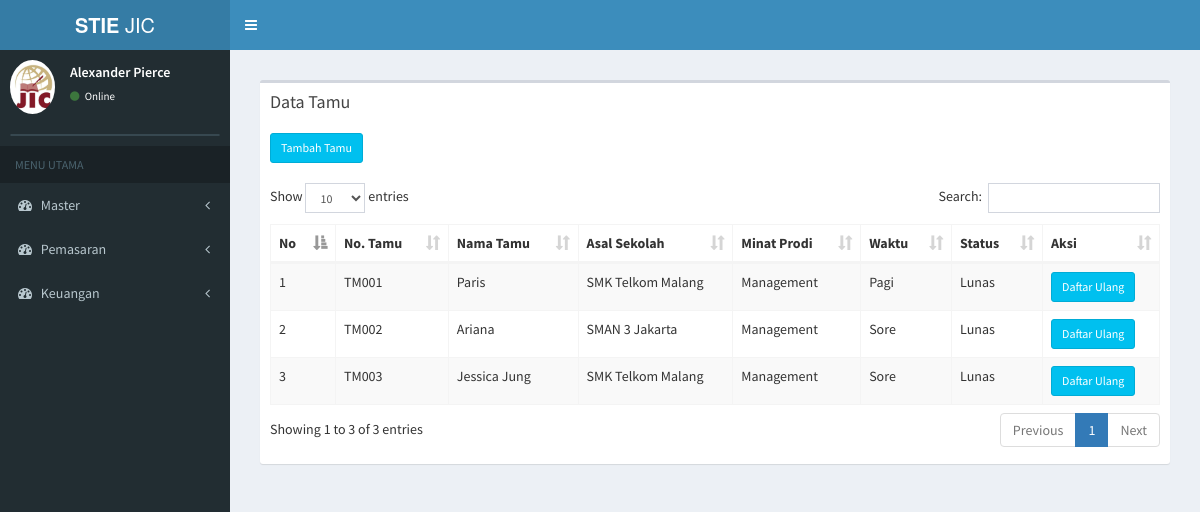
/index.php/tamu, run on the app's committed database.
### tables this page shows
CREATE TABLE `tb_pendaftaran` (
  `id_pendaftaran` varchar(6) NOT NULL,
  `tanggal_pendaftaran` date NOT NULL,
  `nama_pendaftar` varchar(50) NOT NULL,
  `jk_pendaftar` varchar(20) NOT NULL,
  `id_sekolah2` varchar(6) NOT NULL,
  `jurusan` varchar(20) NOT NULL,
  `alamat` varchar(100) NOT NULL,
  `email` varchar(30) NOT NULL,
  `no_telp` varchar(15) NOT NULL,
  `waktu` varchar(10) NOT NULL,
  `status_bayar` varchar(20) NOT NULL,
  `id_prodi2` varchar(6) NOT NULL,
  `sumber` varchar(30) NOT NULL,
  `ibu_kandung` varchar(30) NOT NULL,
  `bukti_transfer` text NOT NULL,
  `agama` varchar(10) NOT NULL,
  `id_du2` varchar(6) NOT NULL
);

CREATE TABLE `tb_sekolah` (
  `id_sekolah` varchar(6) NOT NULL,
  `nama_sekolah` varchar(30) NOT NULL,
  `alamat_sekolah` text NOT NULL,
  `jenis_sekolah` varchar(6) NOT NULL
);

CREATE TABLE `tb_prodi` (
  `id_prodi` varchar(6) NOT NULL,
  `nama_prodi` varchar(20) NOT NULL,
  `ketua_prodi` varchar(50) NOT NULL
);

### application/controllers/tamu.php (called while the page is built, shortened)
<?php
class Tamu extends CI_Controller {
	public function __construct()
	{
		$this->load->model('tamu_model');
		$this->load->model('daftar_ulang_model');
	}
	public function index(){
				$data['tamu'] = $this->tamu_model->data_tamu();
				$data['main_view'] = 'Tamu/data_tamu_view';
				$this->load->view('template', $data);
	}
}

### index.php (called while the page is built, shortened)
<?php
require_once BASEPATH.'core/CodeIgniter.php';

### application/models/tamu_model.php (called while the page is built, shortened)
<?php
class Tamu_model extends CI_Model {
	public function data_tamu(){
		$this->db->select('*');
		 $this->db->from('tb_pendaftaran');
     $this->db->join('tb_sekolah','tb_sekolah.id_sekolah=tb_pendaftaran.id_sekolah2');
		 $this->db->join('tb_prodi','tb_prodi.id_prodi=tb_pendaftaran.id_prodi2');
		 $query = $this->db->get();
		 return $query->result();
	}
}

### application/views/Tamu/data_tamu_view.php (the view, shortened to what this page needs)
<section class="content">
      <div class="row">
        <div class="col-xs-12">
          <div class="box">
            <div class="box-header">
              <h3 class="box-title">Data Tamu</h3>
            </div>
            <div class="box-body">
              <table id="example1" class="table table-bordered table-striped">
                 <a href="<?php echo base_url() ?>tamu/page_tambah_tamu" class="btn btn-info btn-sm" > Tambah Tamu</a> <br> <br>
                <thead>
                <tr>
                  <th>No</th>
                  <th>No. Tamu</th>
                  <th>Nama Tamu</th>
                  <th>Asal Sekolah</th>
                  <th>Minat Prodi</th>
                  <th>Waktu</th>
                  <th>Status</th>
                  <th>Aksi</th>
                </tr>
                </thead>
                <tbody>
                <?php
                $no = 0;
                foreach ($tamu as $data) {
                  if ($data->status_bayar == 'Belum bayar') {
                  echo '
                <tr>
                  <td>'.++$no.'</td>
                  <td>'.$data->id_pendaftaran.'
                  </td>
                  <td>'.$data->nama_pendaftar.'</td>
                  <td>'.$data->nama_sekolah.'</td>
                  <td>'.$data->nama_prodi.'</td>
                  <td>'.$data->waktu.'</td>
                  <td>'.$data->status_bayar.'</td>
                  <td>
                     <a href="'.base_url('index.php/tamu/hapus_tamu/'.$data->id_pendaftaran).'" class="btn btn-danger btn-sm">Hapus</a>
                     <a href="'.base_url('index.php/tamu/page_upload/'.$data->id_pendaftaran).'" class="btn btn-info btn-sm">Upload</a>
                  </td>
                </tr>
                ';
              } else if ($data->status_bayar == 'Lunas') {
                if ($data->waktu == 'Pagi') {
                  echo '
                <tr>
                  <td>'.++$no.'</td>
                  <td>'.$data->id_pendaftaran.'
                  </td>
                  <td>'.$data->nama_pendaftar.'</td>
                  <td>'.$data->nama_sekolah.'</td>
                  <td>'.$data->nama_prodi.'</td>
                  <td>'.$data->waktu.'</td>
                  <td>'.$data->status_bayar.'</td>
                  <td>
                  <a href="'.base_url('index.php/daftar_ulang/page_du_pagi/'.$data->id_pendaftaran).'" class="btn btn-info btn-sm">Daftar Ulang</a>
                  </td>
                </tr>
                ';
                }
                else {
                   echo '
                <tr>
                  <td>'.++$no.'</td>
                  <td>'.$data->id_pendaftaran.'
                  </td>
                  <td>'.$data->nama_pendaftar.'</td>
                  <td>'.$data->nama_sekolah.'</td>
                  <td>'.$data->nama_prodi.'</td>
                  <td>'.$data->waktu.'</td>
                  <td>'.$data->status_bayar.'</td>
                  <td>
                      <a href="'.base_url('index.php/daftar_ulang/page_du_sore/'.$data->id_pendaftaran).'" class="btn btn-info btn-sm">Daftar Ulang</a>
                  </td>
                </tr>
                ';
                }
              ?>
              <?php
            }
            }
            ?>
                </tbody>
              </table>
            </div>
          </div>
        </div>
      </div>
    </section>

### data on the page
tb_pendaftaran: id_pendaftaran "TM001", nama_pendaftar "Paris", tb_sekolah.nama_sekolah "SMK Telkom Malang", tb_prodi.nama_prodi "Management", waktu "Pagi", status_bayar "Lunas"
tb_pendaftaran: id_pendaftaran "TM002", nama_pendaftar "Ariana", tb_sekolah.nama_sekolah "SMAN 3 Jakarta", tb_prodi.nama_prodi "Management", waktu "Sore", status_bayar "Lunas"
tb_pendaftaran: id_pendaftaran "TM003", nama_pendaftar "Jessica Jung", tb_sekolah.nama_sekolah "SMK Telkom Malang", tb_prodi.nama_prodi "Management", waktu "Sore", status_bayar "Lunas"
